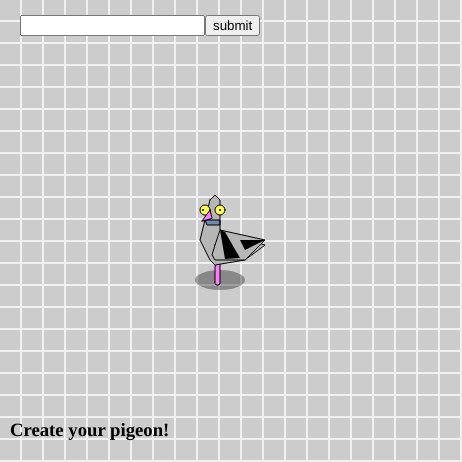
Frame 1 (no input)
Frame 60 (no input): identical to frame 1, image omitted
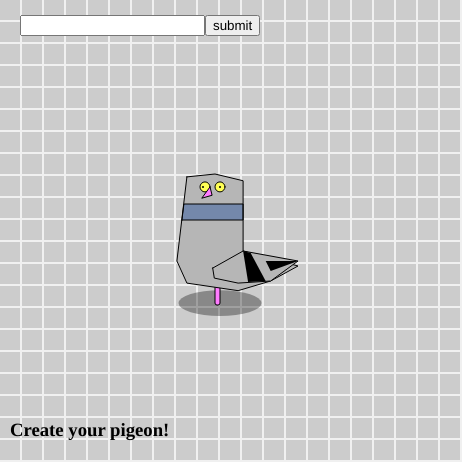
Frame 120 (the mouse pressed at the canvas centre since frame 60)

The p5.js sketch that drew these frames (run headless with seeded random() and noise() and a simulated clock; from frame 60 on, the mouse is pressed at the canvas centre):

// p5.js sketch
// ── sketch.js
let a, z;

let r;
let c;
let t;
let b;
let colors = ['#ff7cff', '#ffb89c', '#ffc091', '#ffaf7d'];
let blue = ['#85d6ae', '#777777', '#a3bef0'];
 let value = 0;
let d;
let tip = 0;
 


function setup() {
  createCanvas(462, 462);
  //randomizing pigeon color
  r = random(0, 255);
  c = random(colors);
  t = random(blue);
  d = random (0, 1);
  
  //making some pigeon naming things
  //reference: https://p5js.org/examples/dom-input-and-button.html
  input = createInput();
  input.position(20, 15);

  button = createButton('submit');
  button.position(input.x + input.width, 15);
  button.mousePressed(greet);

  greeting = createElement('h3', 'Create your pigeon!');
  greeting.position(10, 400);

  textAlign(LEFT);

  
  
}


function draw() {
  background(240);

  

  
 //making cool square array
push();  
  for(var i= 0; i < width; i+=22){
 for (var a= 0; a < height; a+=22){
   noStroke();
   fill("#cccccc");
   rect(i, a, 20, 20);
 }
  } 
  pop();
  

  
 //pigeon shadow  
  push();
  noStroke();
  blendMode(MULTIPLY);
    fill(170);
  ellipse(220, 280+(mouseY/10), 50+(mouseX/7), 20+(mouseY/40))  
  pop();
 

  
  //pigeon leggs
   fill(c);
  rect(215, 260+(mouseY/15), 5, 25+(mouseY/50), 2);
  if (d > 0.5) {
      console.log('positive');
    rect(225, 260+(mouseY/15), 5,(25+(mouseY/50)), 2);
} 

  



  

  
   //pigeon lego
  fill(r);
  pigeon(200, 200);
  wing(200, 200);
    fill(value);
  push();
  noStroke();
  stripe(200, 200);
  pop();
  
  push();
  fill(tip);
  noStroke();
  tipp(200, 200);
  
  pop();

  //fancy colored neck
  push();
    fill(t);
  blendMode(MULTIPLY);
  neck(200, 200);
  pop();

  
 
    //itty bitty pigeon eyes
      fill ("#FFFF55");
  ellipse(205, 210-(mouseY/10), 10, 10);
    ellipse(220, 210-(mouseY/10), 10, 10);
 //eye pupils
  push();  
  fill("#000000");
  noStroke();
  ellipse(203, 210-(mouseY/10), 2, 2);
    ellipse(220, 210-(mouseY/10), 2, 2);
  pop();
  
  //itty bitty beak
  push();
  translate(200, 220-(mouseY/10));
   fill(c);
  triangle (2, 1, 10, -10, 12, -2); 
  pop();
  
  function tipp(x, y){   
    beginShape();
     vertex(x+45+(mouseX/9), y+50+(mouseY/11));
 vertex(x+65+(mouseX/7), y+40+(mouseY/11));
    vertex(x+60+(mouseX/9), y+40+(mouseY/11));
    vertex(x+40+(mouseX/9), y+40+(mouseY/11));
  endShape(CLOSE);
  }
  
  //pigeon lego details
  function wing(x, y){
    beginShape();
    vertex(x+15-(mouseX/100), y+45+(mouseY/10));
       vertex(x+12+(mouseX/100), y+55+(mouseY/10));
     vertex(x+15+(mouseX/10), y+60+(mouseY/10));
         vertex(x+45+(mouseX/9), y+60+(mouseY/11));
 vertex(x+65+(mouseX/7), y+40+(mouseY/11));
    vertex(x+20+(mouseX/10), y+30+(mouseY/11));    
    endShape(CLOSE);    
  }
  
  function stripe(x, y){
   beginShape();
     vertex(x+25+(mouseX/10), y+59+(mouseY/10));
         vertex(x+40+(mouseX/9), y+58+(mouseY/10));
           vertex(x+25+(mouseX/9), y+32+(mouseY/11));
    vertex(x+20+(mouseX/10), y+30+(mouseY/11)); 
     endShape(CLOSE);     
  }
  
  function pigeon(x, y){   
     beginShape();
    vertex(x+10-(mouseX/10), y-(mouseY/10));
  vertex(x-(mouseX/10), y+40+(mouseY/11));
    vertex(x+10-(mouseX/10),y+60+(mouseY/10));
    vertex(x+15+(mouseX/10), y+65+(mouseY/9));
    vertex(x+45+(mouseX/9), y+60+(mouseY/11));
  vertex(x+65+(mouseX/7), y+45+(mouseY/11));
  vertex(x+20+(mouseX/10), y+30+(mouseY/11));
     vertex(x+20+(mouseX/10), y-(mouseY/12));
  vertex(x+15, y-5-(mouseY/11));
  endShape(CLOSE);   
  }
  
  function neck(x, y){
      beginShape();
     vertex(x+5-(mouseX/10), y+20);
    vertex(x+7-(mouseX/10), y+25-(mouseY/11));
     vertex(x+20+(mouseX/10), y+25-(mouseY/11));
       vertex(x+20+(mouseX/10), y+20);
        endShape(CLOSE);    
  }  
}


 //changing stripe color
function mouseClicked() {
  if (value === 0) {
    value = r;
  } else {
    value = 0;
  }
}

//making pigeon name function 
function greet() {
  const name = input.value();
  greeting.html('Your pigeons name is ' + name + '!');
  input.value('');



}

function keyPressed(SHIFT){

  fill(0);
    textSize(12);
  translate(0, 20);
  textAlign(RIGHT);
  text('space to control wing tip', 450, 400);
   text('mouse click to control stripe', 450, 410);
   text('mouse move to choose size', 450, 420);
  textSize(10);
 
}

  
